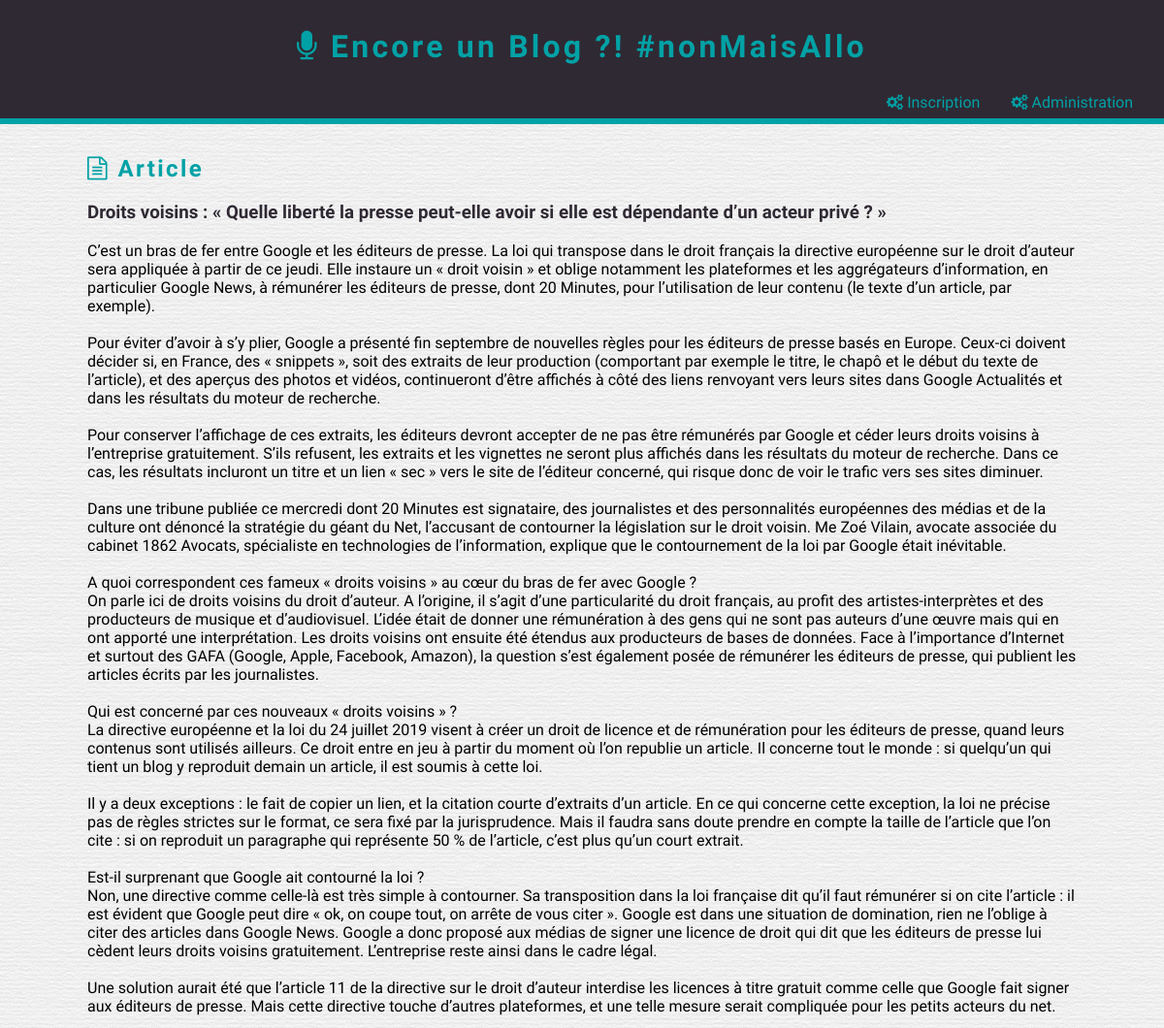
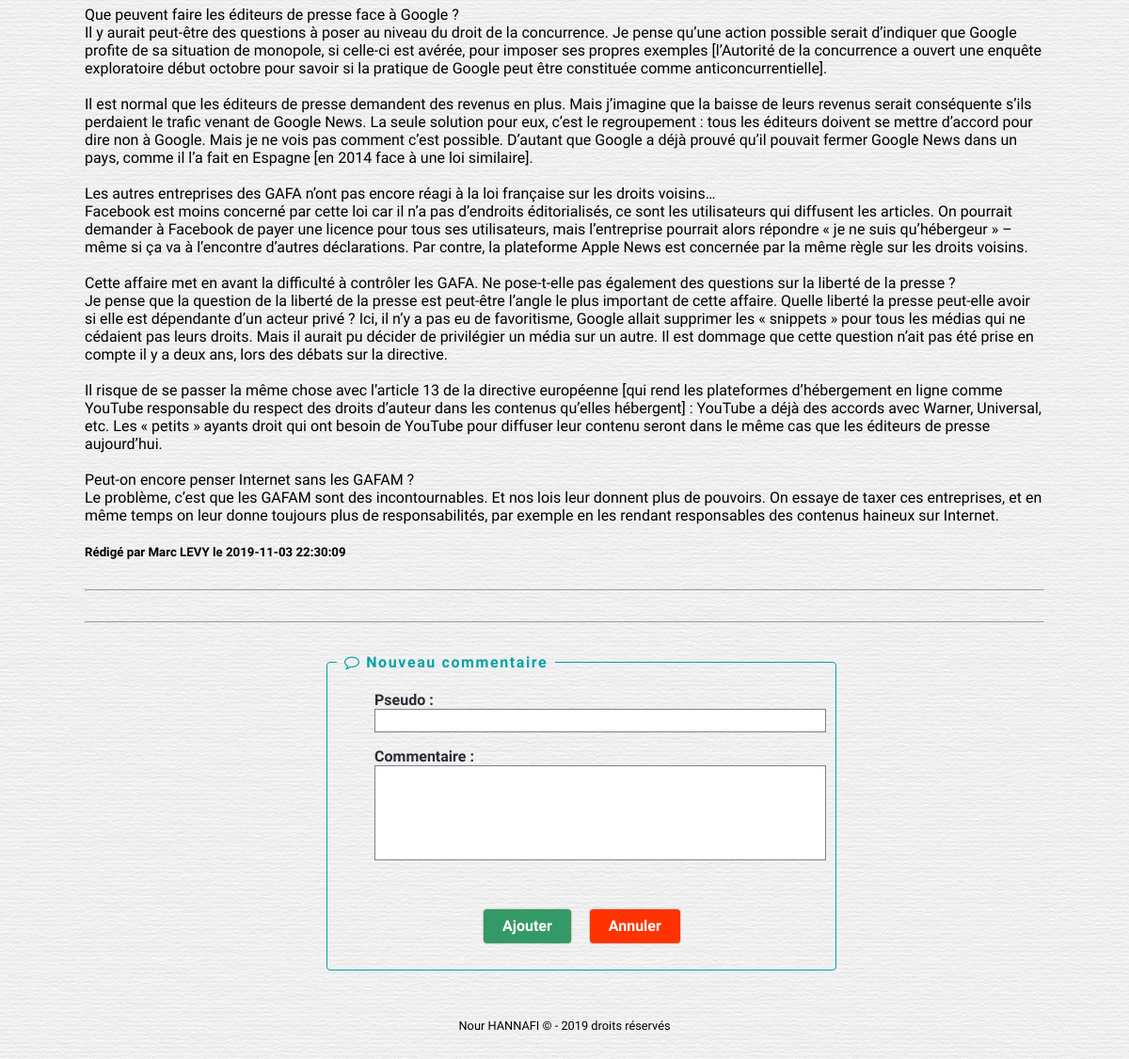
/show_post.php?id=4, run on the app's committed database (2 pictures, top to bottom).
### tables this page shows
CREATE TABLE IF NOT EXISTS `post` (
  `Id` smallint(5) UNSIGNED NOT NULL AUTO_INCREMENT,
  `Title` varchar(255) NOT NULL,
  `Contents` text NOT NULL,
  `CreationTimestamp` datetime NOT NULL,
  `Author_Id` tinyint(3) UNSIGNED DEFAULT NULL,
  `Category_Id` tinyint(3) UNSIGNED DEFAULT NULL,
  PRIMARY KEY (`Id`),
  UNIQUE KEY `Title` (`Title`),
  KEY `CreationTimestamp` (`CreationTimestamp`),
  KEY `Author_Id` (`Author_Id`),
  KEY `Category_Id` (`Category_Id`)
);

CREATE TABLE IF NOT EXISTS `author` (
  `Id` tinyint(3) UNSIGNED NOT NULL AUTO_INCREMENT,
  `FirstName` varchar(50) NOT NULL,
  `LastName` varchar(50) NOT NULL,
  PRIMARY KEY (`Id`)
);

### src/show_post.php (called while the page is built, shortened)
<?php
    include 'application/bdd_connection.php';
    $query =
    '
        SELECT
            Post.Id,
            Title,
            Contents,
            CreationTimestamp,
            FirstName,
            LastName
        FROM
            Post
        INNER JOIN
            Author
        ON
            Post.Author_Id = Author.Id
        WHERE
            Post.Id = ?
    ';
    $resultSet = $pdo->prepare($query);
    $resultSet->execute([$_GET['id']]);
    $post = $resultSet->fetch();
    include 'layout.phtml';

### src/show_post.phtml (the view, shortened to what this page needs)
<h2><i class="fa fa-file-text-o"></i> Article</h2>
<section class="post">
    <h3><?= htmlspecialchars($post['Title']) ?></h3>
    <article><?= nl2br(htmlspecialchars($post['Contents'])) ?></article>
    <h5>
        Rédigé par <?= htmlspecialchars($post['FirstName']) ?> <?= htmlspecialchars($post['LastName']) ?>
        le <?= htmlspecialchars($post['CreationTimestamp']) ?>
    </h5>
</section>
<hr>
<hr>
<form class="generic-form" action="add_comment.php" method="POST">
    <fieldset>
        <legend><i class="fa fa-comment-o"></i> Nouveau commentaire</legend>
        <ul>
            <li>
                <label for="nickName">Pseudo :</label>
                <input type="text" id="nickName" name="nickName">
            </li>
            <li>
                <label class="textarea" for="contents">Commentaire :</label>
                <textarea id="contents" name="contents" rows="5"></textarea>
            </li>
            <li>
                <button class="button button-primary" type="submit">Ajouter</button>
                <a class="button button-cancel" href="index.php">Annuler</a>
            </li>
        </ul>
    </fieldset>
</form>

### src/css/blog-main.css (style rules this page uses)
* { box-sizing: border-box; }
a { text-decoration: none; }
form { margin-top: 2em; }
form fieldset { border-radius: 4px; }
form fieldset legend { padding: 0 0.5em; }
hr { margin-bottom: 2em; margin-top: 2em; }

### src/css/blog-theme.css (style rules this page uses)
a { color: #01A2A6; transition: all 0.25s; }
body { background: url('../images/theme/paper.png') repeat; font-family: 'Dosis', sans-serif; }
h1, h2 { color: #01A2A6; letter-spacing: 0.1em; }
.post { list-style-type: none; }
.post h3 { color: #2F2933; }

### src/css/ui-button.css (style rules this page uses)
.button { display: inline-block; padding: 0.375em 1.25em; border: none; border-radius: 4px; box-shadow: 0 0 2px 0 rgba(0, 0, 0, 0.5); font-weight: bold; line-height: 1.5em; text-decoration: none; transition: background-color 0.25s, box-shadow 0.25s; }
.button + .button { margin-left: 1em; }
.button-cancel { background-color: #FF3300; color: white; }
.button-primary { background-color: #339966; color: white; }

### src/css/ui-form.css (style rules this page uses)
.generic-form { margin: 0 auto; width: 50%; }
.generic-form fieldset { border-color: #01A2A6; }
.generic-form fieldset legend { color: #01A2A6; font-weight: bold; letter-spacing: 0.1em; }
.generic-form input[type="password"], .generic-form input[type="text"], .generic-form select, .generic-form textarea { padding: 2px; border: 1px solid grey; transition: background-color 0.33s; }
.generic-form input[type="password"], .generic-form input[type="text"], .generic-form select, .generic-form textarea { width: 30em; }
.generic-form textarea { resize: none; }
.generic-form ul { list-style-type: none; }
.generic-form ul li { margin: 1em 0; }
.generic-form ul li:last-child { margin-left: 116px; margin-top: 3em; }
.generic-form ul li label { display: inline-block; color: #2F2933; font-weight: bold; }
.generic-form ul li label.textarea { vertical-align: top; }
.generic-form ul li label { width: 112px; }

### data on the page
post: Title "Droits voisins : « Quelle liberté la presse peut-elle avoir si elle est dépendante d’un acteur privé ? »", Contents "C’est un bras de fer entre Google et les éditeurs de presse. La loi qui transpose dans le droit français la directive européenne sur le droit d’auteur sera appliquée à partir de ce jeudi. Elle instaure un « droit voisin » et oblige notamment les plateformes et les aggrégateurs d’information, en particulier Google News, à rémunérer les éditeurs de presse, dont 20 Minutes, pour l’utilisation de leur contenu (le texte d’un article, par exemple). Pour éviter d’avoir à s’y plier, Google a présenté fin septembre de nouvelles règles pour les éditeurs de presse basés en Europe. Ceux-ci doivent décider si, en France, des « snippets », soit des extraits de leur production (comportant par exemple le…", Author_Id.FirstName "Marc", Author_Id.LastName "LEVY", CreationTimestamp "2019-11-03 22:30:09"
